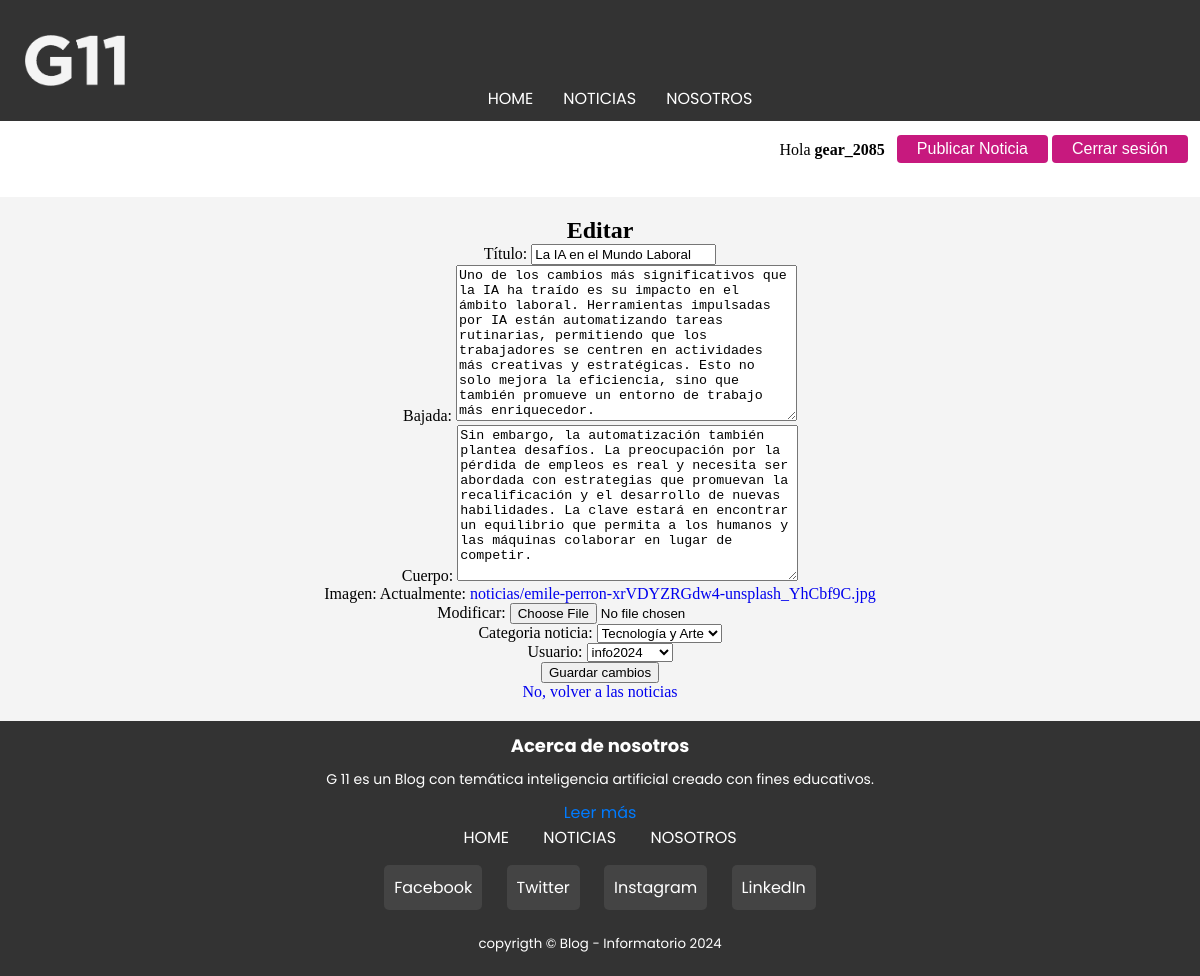
The app's page /Noticias/noticia/editar/8/ (signed in) with its own data.
### apps/usuarios/models.py (models this page shows)
class Usuario(AbstractUser):
	pass

### apps/noticias/models.py (models this page shows, shortened)
class Noticia(models.Model):
	titulo = models.CharField(max_length = 150,verbose_name= "Título", null=False)
	bajada = models.TextField(verbose_name= "Bajada")
	cuerpo = models.TextField(verbose_name= "Cuerpo")
	imagen = models.ImageField(upload_to = 'noticias/')
	categoria_noticia = models.ForeignKey(Categoria, on_delete = models.CASCADE)
	fecha = models.DateTimeField(auto_now_add=True)
	usuario = models.ForeignKey(Usuario, on_delete=models.CASCADE)  # Campo nuevo

### apps/noticias/views.py (the view)
# urls.py: path('noticia/editar/<int:pk>/', views.editar_noticia, name='editar_noticia'),
@login_required #ok
def editar_noticia(request, pk):
    noti = get_object_or_404(Noticia, pk=pk)
    if request.method == 'POST':
        form = NotiForm(request.POST, request.FILES, instance=noti)
        if form.is_valid():
            form.save()
            return redirect('noticias:listar')  # Redirige a la vista de detalle
    else:
        form = NotiForm(instance=noti)
    return render(request, 'noticias/editarnoticia.html', {'form': form, 'noticia': noti})

### apps/noticias/forms.py
class NotiForm(forms.ModelForm):
    class Meta: # faltaba esta linea
        model = Noticia
        fields = ['titulo',	'bajada', 'cuerpo', 'imagen', 'categoria_noticia','usuario']

### apps/noticias/models.py (called while the page is built)
	def __str__(self):
		return self.nombre

### templates/noticias/editarnoticia.html (shortened to what this page needs)
{% extends 'base.html' %}
{% load static %}
{% block contenido %}
<center>
<h2>Editar</h2>
<form method="post" enctype="multipart/form-data">
        {{ form.as_p }}
    <button type="submit">Guardar cambios</button>
    <br>
    <a href="{% url 'noticias:listar' %}">No, volver a las noticias</a>
</form>
</center>
{% endblock contenido %}

### templates/base.html (shortened to what this page needs)
{% load static %}
<!DOCTYPE html>
<html>
<head>
	<link rel="stylesheet" type="text/css" href="{% static 'css/main.css' %}">
</head>
<body class="contenedor">
    <header>
        <nav class="navbar">
            <a class="marca" href="{% url 'home' %}"><img src="{% static 'img/logo3b.png' %}"></a>
            <ul class="nav-menu">
                <li><a href="{% url 'home' %}">HOME</a></li>
                <li><a href="{% url 'noticias:listar' %}">NOTICIAS</a></li>
                <li><a href="{% url 'nosotros' %}">NOSOTROS</a></li>
            </ul>
        </nav>
    </header>
    <div class="usuario">
        {% if user.is_authenticated %}
            <div style="padding: 10px;">
                <p class="Usuario-nombre">Hola <strong>{{ user.username }}</strong></p>
                <br>
            </div>
            <form action="{% url 'noticias:cargar_noticia'%}" method="POST">
                <button class="boton"  type="submit">Publicar Noticia</button>
            </form>
            <form action="{% url 'logout' %}" method="POST">
                <button class="boton" type="submit">Cerrar sesión</button>
            </form>
        {% endif %}
    </div>
	<main>
        <article>
            <div class="bloque">
				{% block contenido %}
				{% endblock contenido %}
				</div>
        </article>
    </main>
<footer class="footer">
    <div class="about-section">
        <h4>Acerca de nosotros</h4>
        <p>G 11 es un Blog con temática inteligencia artificial creado con fines educativos. </p>
        <a href="{% url 'nosotros' %}">Leer más</a>
    </div>
    <div class="footer-content">
        <ul>
            <li><a href="{% url 'home' %}">HOME</a></li>
            <li><a href="{% url 'noticias:listar' %}">NOTICIAS</a></li>
            <li><a href="{% url 'nosotros' %}">NOSOTROS</a></li>
        </ul>
    </div>
    <div class="social-media">
        <a href="https://facebook.com" target="_blank" class="social-icon">Facebook</a>
        <a href="https://twitter.com" target="_blank" class="social-icon">Twitter</a>
        <a href="https://instagram.com" target="_blank" class="social-icon">Instagram</a>
        <a href="https://linkedin.com" target="_blank" class="social-icon">LinkedIn</a>
    </div>
    <p class="copy"><small>copyrigth &copy; Blog - Informatorio 2024</small></p>
</footer>
</body>
</html>

### static/css/main.css (style rules this page uses)
* { margin: 0 ; text-decoration: none; list-style: none; }
.navbar { font-family: "Poppins", sans-serif; font-weight: 400; background-color: #333; padding: 10px; }
.nav-menu { display: flex; justify-content: center; max-width: 1200px; margin: 0 auto; }
.navbar img { display: flex; align-self: center; padding-top: 25px; padding-left: 15px ; width: 100px; }
.nav-menu a { color: white; text-decoration: none; padding: 10px 15px; }
.usuario { display: flex; justify-content: end; padding:10px; }
main { display: flex; justify-content: space-between; }
article { flex: 3; padding: 20px; background-color: #f4f4f4; }
.bloque { max-width: 1200px; margin: 0 auto; }
.footer { font-family: "Poppins", sans-serif; width: 100%; height: 235px; padding-top: 10px; padding-bottom: 10px; background-color: #333; color: white; text-align: center; }
.footer-content ul { list-style: none; padding: 0; }
.footer-content ul li { display: inline; margin: 0 15px; }
.footer-content a { color: white; text-decoration: none; }
.about-section { margin-top: 1px; }
.about-section h4 { font-size: 18px; margin-bottom: 10px; }
.about-section p { font-size: 14px; margin: 0 0 10px; }
.about-section a { color: #007BFF; text-decoration: none; }
.social-media { margin-top: 15px; }
.social-icon { display: inline-block; margin: 0 10px; padding: 10px; color: white; background-color: #444; border-radius: 5px; text-decoration: none; }
.copy { padding-top: 20px; padding-bottom: 20px; }
.boton { background-color: #c7197e; color: white; border: none; padding: 5px 20px; text-align: center; text-decoration: none; display: inline-block; font-size: 16px; margin: 4px 2px; cursor: pointer; border-radius:4px; transition: background-color 0.3s ease; }

### records on screen
Usuario: username "gear_2085"
Noticia: titulo "La IA en el Mundo Laboral", bajada "Uno de los cambios más significativos que la IA ha traído es su impacto en el ámbito laboral. Herramientas impulsadas por IA están automatizando tareas rutinarias, permitiendo que los trabajadores se centren en actividades más creativas y estratégicas. Esto no solo mejora la eficiencia, sino que también promueve un entorno de trabajo más enriquecedor.", cuerpo "Sin embargo, la automatización también plantea desafíos. La preocupación por la pérdida de empleos es real y necesita ser abordada con estrategias que promuevan la recalificación y el desarrollo de nuevas habilidades. La clave estará en encontrar un equilibrio que permita a los humanos y las máquinas colaborar en lugar de competir.", categoria_noticia "Tecnología y Arte", usuario "info2024"
